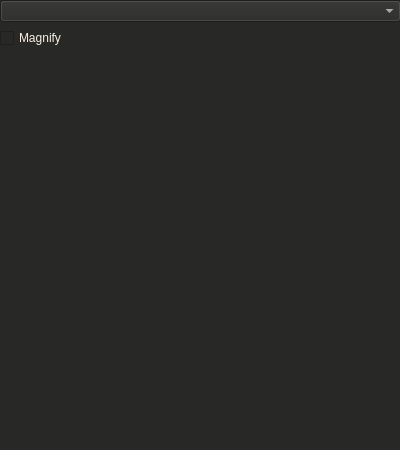
<?xml version="1.0" encoding="UTF-8"?>
<ui version="4.0">
 <class>Vectorscope_UI</class>
 <widget class="QWidget" name="Vectorscope_UI">
  <property name="geometry">
   <rect>
    <x>0</x>
    <y>0</y>
    <width>400</width>
    <height>450</height>
   </rect>
  </property>
  <property name="sizePolicy">
   <sizepolicy hsizetype="Preferred" vsizetype="Expanding">
    <horstretch>0</horstretch>
    <verstretch>0</verstretch>
   </sizepolicy>
  </property>
  <property name="baseSize">
   <size>
    <width>400</width>
    <height>450</height>
   </size>
  </property>
  <property name="palette">
   <palette>
    <active>
     <colorrole role="WindowText">
      <brush brushstyle="SolidPattern">
       <color alpha="255">
        <red>250</red>
        <green>238</green>
        <blue>226</blue>
       </color>
      </brush>
     </colorrole>
     <colorrole role="Button">
      <brush brushstyle="SolidPattern">
       <color alpha="255">
        <red>40</red>
        <green>40</green>
        <blue>39</blue>
       </color>
      </brush>
     </colorrole>
     <colorrole role="Text">
      <brush brushstyle="SolidPattern">
       <color alpha="255">
        <red>250</red>
        <green>238</green>
        <blue>226</blue>
       </color>
      </brush>
     </colorrole>
     <colorrole role="ButtonText">
      <brush brushstyle="SolidPattern">
       <color alpha="255">
        <red>250</red>
        <green>238</green>
        <blue>226</blue>
       </color>
      </brush>
     </colorrole>
     <colorrole role="Base">
      <brush brushstyle="SolidPattern">
       <color alpha="255">
        <red>40</red>
        <green>40</green>
        <blue>39</blue>
       </color>
      </brush>
     </colorrole>
     <colorrole role="Window">
      <brush brushstyle="SolidPattern">
       <color alpha="255">
        <red>40</red>
        <green>40</green>
        <blue>39</blue>
       </color>
      </brush>
     </colorrole>
    </active>
    <inactive>
     <colorrole role="WindowText">
      <brush brushstyle="SolidPattern">
       <color alpha="255">
        <red>250</red>
        <green>238</green>
        <blue>226</blue>
       </color>
      </brush>
     </colorrole>
     <colorrole role="Button">
      <brush brushstyle="SolidPattern">
       <color alpha="255">
        <red>40</red>
        <green>40</green>
        <blue>39</blue>
       </color>
      </brush>
     </colorrole>
     <colorrole role="Text">
      <brush brushstyle="SolidPattern">
       <color alpha="255">
        <red>250</red>
        <green>238</green>
        <blue>226</blue>
       </color>
      </brush>
     </colorrole>
     <colorrole role="ButtonText">
      <brush brushstyle="SolidPattern">
       <color alpha="255">
        <red>250</red>
        <green>238</green>
        <blue>226</blue>
       </color>
      </brush>
     </colorrole>
     <colorrole role="Base">
      <brush brushstyle="SolidPattern">
       <color alpha="255">
        <red>40</red>
        <green>40</green>
        <blue>39</blue>
       </color>
      </brush>
     </colorrole>
     <colorrole role="Window">
      <brush brushstyle="SolidPattern">
       <color alpha="255">
        <red>40</red>
        <green>40</green>
        <blue>39</blue>
       </color>
      </brush>
     </colorrole>
    </inactive>
    <disabled>
     <colorrole role="WindowText">
      <brush brushstyle="SolidPattern">
       <color alpha="255">
        <red>146</red>
        <green>145</green>
        <blue>144</blue>
       </color>
      </brush>
     </colorrole>
     <colorrole role="Button">
      <brush brushstyle="SolidPattern">
       <color alpha="255">
        <red>40</red>
        <green>40</green>
        <blue>39</blue>
       </color>
      </brush>
     </colorrole>
     <colorrole role="Text">
      <brush brushstyle="SolidPattern">
       <color alpha="255">
        <red>165</red>
        <green>164</green>
        <blue>164</blue>
       </color>
      </brush>
     </colorrole>
     <colorrole role="ButtonText">
      <brush brushstyle="SolidPattern">
       <color alpha="255">
        <red>151</red>
        <green>150</green>
        <blue>149</blue>
       </color>
      </brush>
     </colorrole>
     <colorrole role="Base">
      <brush brushstyle="SolidPattern">
       <color alpha="255">
        <red>40</red>
        <green>40</green>
        <blue>39</blue>
       </color>
      </brush>
     </colorrole>
     <colorrole role="Window">
      <brush brushstyle="SolidPattern">
       <color alpha="255">
        <red>40</red>
        <green>40</green>
        <blue>39</blue>
       </color>
      </brush>
     </colorrole>
    </disabled>
   </palette>
  </property>
  <property name="windowTitle">
   <string>Form</string>
  </property>
  <widget class="QWidget" name="gridLayoutWidget">
   <property name="geometry">
    <rect>
     <x>0</x>
     <y>0</y>
     <width>401</width>
     <height>301</height>
    </rect>
   </property>
   <layout class="QGridLayout" name="gridLayout">
    <property name="sizeConstraint">
     <enum>QLayout::SetDefaultConstraint</enum>
    </property>
    <item row="1" column="0">
     <layout class="QVBoxLayout" name="controlsArea">
      <item>
       <widget class="QComboBox" name="paintMode"/>
      </item>
      <item>
       <widget class="QCheckBox" name="cbMagnify">
        <property name="text">
         <string>Magnify</string>
        </property>
       </widget>
      </item>
     </layout>
    </item>
    <item row="2" column="0">
     <spacer name="verticalSpacer">
      <property name="orientation">
       <enum>Qt::Vertical</enum>
      </property>
      <property name="sizeHint" stdset="0">
       <size>
        <width>20</width>
        <height>40</height>
       </size>
      </property>
     </spacer>
    </item>
   </layout>
  </widget>
 </widget>
 <resources/>
 <connections/>
</ui>
